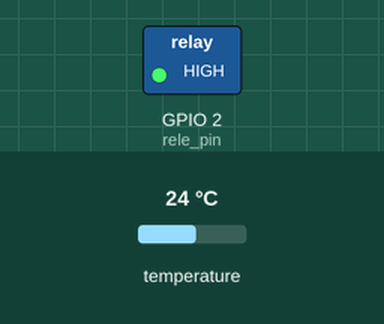
Recording of a sketch running on a simulated ESP32. Parts: switched loads named in the sketch (green lamp = pin HIGH). Dashed ring = blinking. The inputs (shaded band) are chosen by the test bench; at power-on: temperature 24 °C. WiFi joins after 1.5 s; servers stay silent unless stated; not simulated (calls return 0 or success): auth.h.

Above: at 2.3 s.
Timing chart, 0 to 4.8 s (numbered marks = the images above):
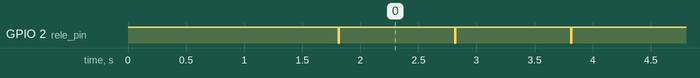

The sketch:

arduino.ino
```cpp
// Controle de um SSR no nivel de semiperiodos para uma rede 60Hz
//https://github.com/felipedmesquita/SSR-DS18B20
#include "auth.h"
#include <WiFiClient.h>
#include <BlynkSimpleEsp32.h>
#include <OneWire.h>
#include <DallasTemperature.h>

#define rele_pin 2
#define temp_pin 15

OneWire oneWire(temp_pin);
DallasTemperature sensors(&oneWire);
//Pode-se ler um sensor especifico por um identificador sensors.getTempC(sensor1)
//DeviceAddress sensor1 = { 0x28, 0x60, 0x1C, 0x79, 0xA2, 0x0, 0x3, 0xE0}; //ROM = 28 60 1C 79 A2 0 3 E0


//Para diferenciar do timer interno que eu chamei de "timer"
BlynkTimer blynktimer;

// Controle do SSR:
volatile int count = 0, semiperiodos = 1, ciclo = 120, total;
unsigned long startTime;
//habilitação dos timers, não precisa ser alterada
//periodo e outras definições são feitas na steup()
hw_timer_t * timer = NULL;
portMUX_TYPE timerMux = portMUX_INITIALIZER_UNLOCKED;
//Função para abrir ou fecahr o SSR se o numero de
//semiperiodos desejados para o ciclo foi atingido.
void ICACHE_RAM_ATTR isr() {
  total++;
  if (count < semiperiodos) {
    digitalWrite(rele_pin, LOW);
  } else {
    digitalWrite(rele_pin, HIGH);
  }
  if (++count >= ciclo) count = 0;
}

void cadaSegundo() {
  //sensors.getTempC apenas le o ultimo valor de temperatura, sem atualizar
  Blynk.virtualWrite(V1, sensors.getTempCByIndex(0));
  Blynk.virtualWrite(V3, semiperiodos);
  //pede que o sensores calculem novos valores atualizados de temperatura:
  sensors.requestTemperatures();
}

BLYNK_WRITE(V8) {
  semiperiodos = param.asInt();
}


void setup() {
  pinMode(temp_pin, INPUT_PULLUP);
  pinMode(rele_pin, OUTPUT);
  digitalWrite(rele_pin, HIGH);

  Blynk.begin(auth, ssid, pass);
  blynktimer.setInterval(1000L, cadaSegundo);

  //Queremos um timer que chame uma função 120x por segundo
  //para decidirmos se nesse semiperiodo desligamos ou ligamos o SSR
  // 80000000/6666 = 12001,200 tics/s
  //poderia ser divido por 666600 para
  //disparar 120 vezes por segundo, mas
  //o prescaler é de 16bits
  //timerbegin(id, prescaler, rising edge ou falling edge)
  timer = timerBegin(0, 6666, true);
  //timerAttachInterrupt(timer, function, rising ou change)
  timerAttachInterrupt(timer, &isr, true);
  //timerAlarmWrite(timer, frequency, autoreload)
  timerAlarmWrite(timer, 100, true);
  //inicia o timer
  timerAlarmEnable(timer);

  //Faz o pedido de temperatura para os sensores nao parar
  //até chegar a resposta (os sensores demoram bem)
  sensors.setWaitForConversion(false);
  startTime = millis();
}

void loop() {
  Blynk.run();
  blynktimer.run();
}
```

Measured:
- by itself, GPIO 2 (rele_pin): alternates HIGH for 0.99 s and LOW for 0.01 s
